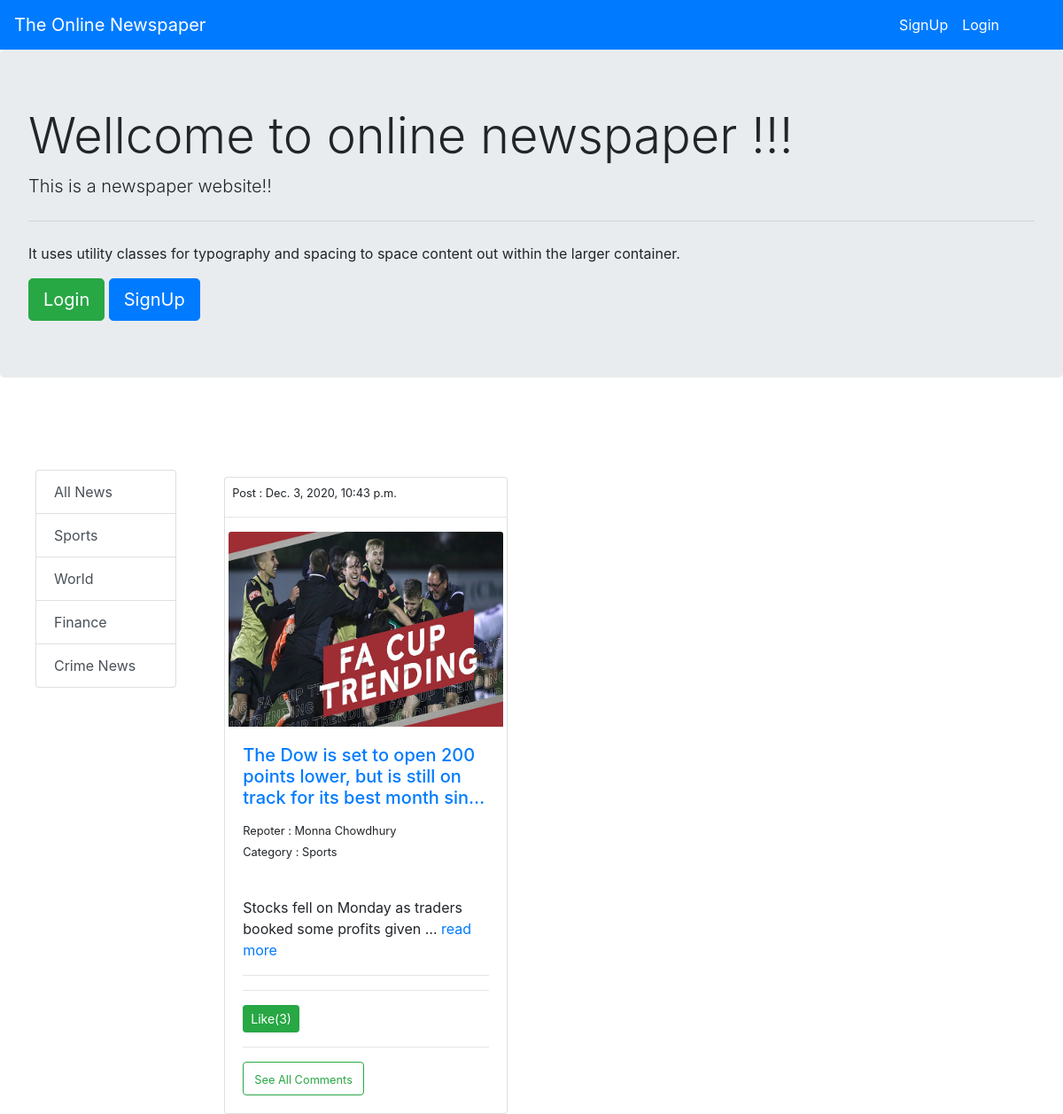
The page / on the database its author committed.
### newsApp/models.py (models this page shows, shortened)
class catagory_of_news(models.Model):
    catagory_name=models.CharField(max_length=300)
    def __str__(self):
        return self.catagory_name
    @staticmethod
    def get_all_category():
        return catagory_of_news.objects.all()

class add_news_new(models.Model):
    name_news=models.CharField(max_length=300)
    catagory=models.ForeignKey(catagory_of_news, on_delete=models.CASCADE, default=1)
    image = models.ImageField(upload_to='uploads', default="")
    slug = models.CharField(max_length=130)
    Repoter_name = models.CharField(max_length=300)
    description=models.TextField()
    publish = models.DateTimeField(default=datetime.now(), blank=True)
    likes= models.ManyToManyField(User, related_name='news_post', default=None, blank=True)
    @staticmethod
    def get_all_product():
        return add_news_new.objects.all()

### newsApp/views.py (the view)
# urls.py: path('', views.index, name='index'),
def index(request):
    prods = None
    prodcat = catagory_of_news.get_all_category()
    categoryid = request.GET.get('category')
    print(categoryid)
    if categoryid:
        prods = add_news_new.get_all_product_by_categoryID(categoryid)
    else:
        prods = add_news_new.get_all_product()
    allPosts = add_news_new.objects.all()
    params = {'prod': prods, 'prodcats': prodcat, 'allPosts': allPosts}
    return render(request, 'index.html', params)

### newsApp/templates/index.html (shortened to what this page needs)
{% extends 'base.html' %}
{%block body%}
{% if user.is_authenticated %}
{% else %}
<div class="jumbotron">
  <h1 class="display-4">Wellcome to online newspaper !!!</h1>
  <p class="lead">This is a newspaper website!!</p>
  <hr class="my-4">
  <p>It uses utility classes for typography and spacing to space content out within the larger container.</p>
  <a class="btn btn-success btn-lg" href="login" role="button">Login</a>
  <a class="btn btn-primary btn-lg" href="signup" role="button">SignUp</a>
</div>
{% endif %}
<div class="container-flot">
	<div class="row pt-5">
		<div class="col-lg-2 ml-4">
			<div class="list-group mt-4 mx-auto pl-3">
				<a href="/" class="list-group-item list-group-item-action">
			    All News
			  </a>
				{% for i in prodcats %}
			  <a href="/?category={{i.id}}" class="list-group-item list-group-item-action">
			    {{i.catagory_name}}
			  </a>
			  {% endfor %}
			</div>
		</div>
		<div class="col-lg-9 mx-auto">
			<div class="container-flot">
				<div class="row pt-2">
					{% for i in prod %}
					<div class="card mr-3 mt-4" id="{{i.id}}" style="width: 20rem;">
						<span class="pt-1 pl-2"><small>Post : {{i.publish}}</small></span><hr>
					  <span class="pl-1 pr-1"> <img src="/media/{{i.image}}" class="card-img-top" alt="..." width="100" height="220"></span>
					  <div class="card-body">
					    <h5 class="card-title"><a href="/{{i.slug}}">{{i.name_news | truncatechars:86 }}</a></h5>
					    <p class="card-text"><small>Repoter : {{i.Repoter_name}}</br>Category : {{i.catagory}}</br></br></small></p>
						  <p>{{i.description | truncatechars:60}}  <a href="/{{i.slug}}">read more</a></p>
						  <hr>
						  <hr>
							{% if user.is_authenticated %}
							  {% for allnews in allPosts %}
								<form action="{% url 'like_post' %}" method="POST" class="ui form">{% csrf_token %}
										<input name="post_id" type="hidden" value="{{allnews.id}}">
										{% if user not in allnews.likes.all %}
										<button type="submit" class="btn btn-success btn-sm">Like({{allnews.likes.all.count}})</button>
										{% else %}
										<button type="submit" class="btn btn-danger btn-sm">Liked({{allnews.likes.all.count}})</button>
										{% endif %}
									</form><hr>
						  		{% endfor %}
						  {% else %}
						  {% for allnews in allPosts %}
								<form class="ui form">
										{% if user not in allnews.likes.all %}
										<button type="button" class="btn btn-success btn-sm" data-toggle="modal" data-target="#exampleModal">
										  Like({{allnews.likes.all.count}})
										</button>
										{% endif %}
									</form><hr>
						  		{% endfor %}
						  {% endif %}
							  <a href="/{{i.slug}}" class="btn btn-outline-success"><small>See All Comments</small></a>
					  </div>
					</div>
					{% endfor %}
				</div>
			</div>
		</div>
	</div>
</div>
{% endblock %}

### rows shown on the page
catagory_of_news: catagory_name "Sports"
catagory_of_news: catagory_name "World"
catagory_of_news: catagory_name "Finance"
catagory_of_news: catagory_name "Crime News"
add_news_new: publish "Dec. 3, 2020, 10:43 p.m.", image (picture), name_news "The Dow is set to open 200 points lower, but is still on track for its best month sin…", Repoter_name "Monna Chowdhury", catagory "Sports", description "Stocks fell on Monday as traders booked some profits given …", likes.all.count "3"
